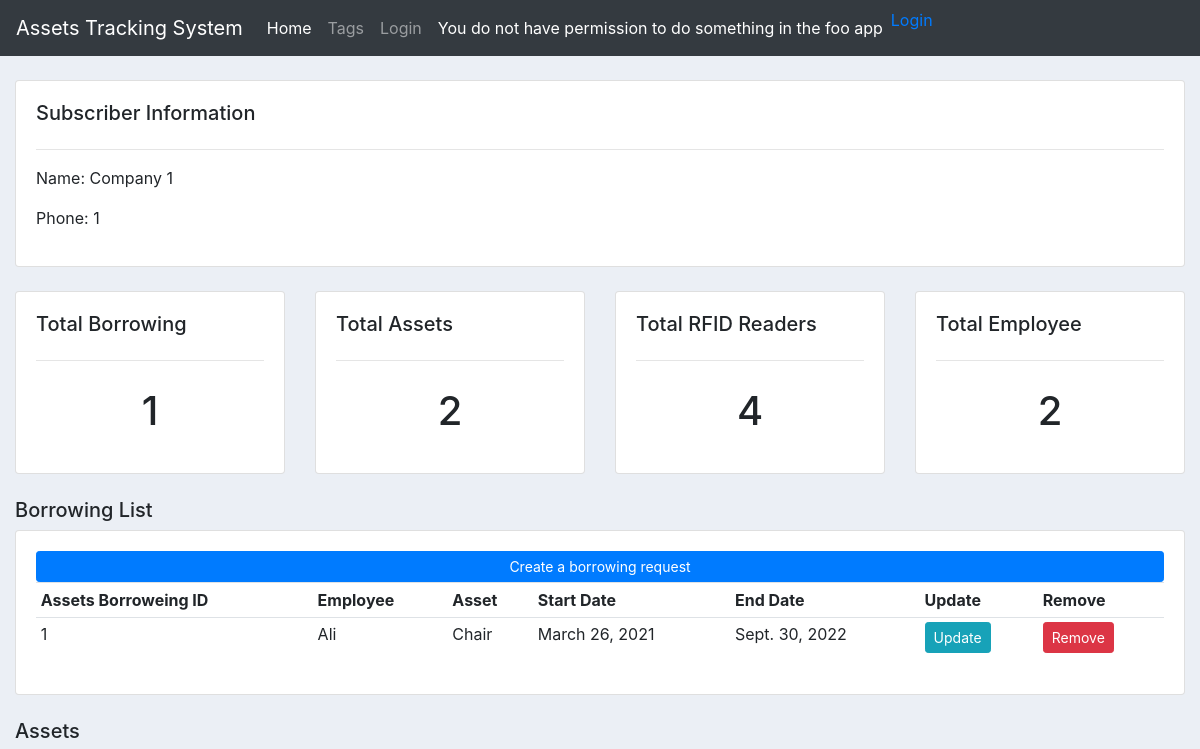
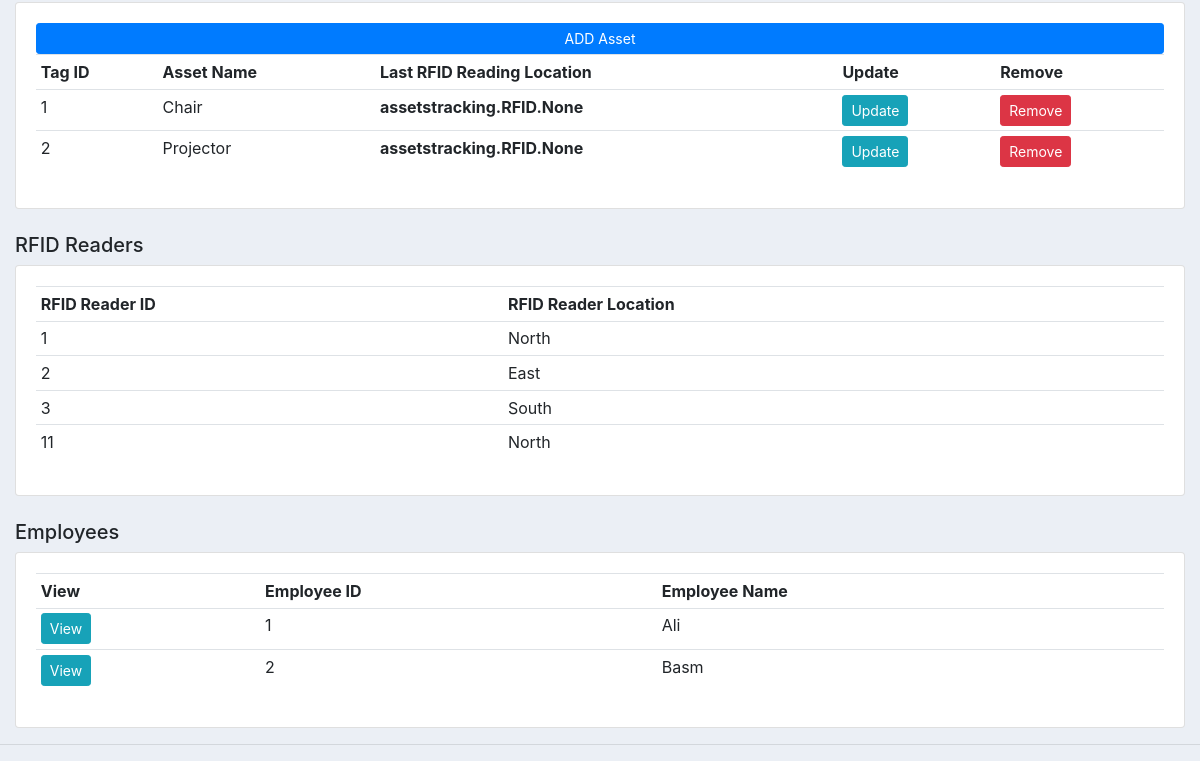
The app's page /subscriber/1/, older data (2 pictures, top to bottom).
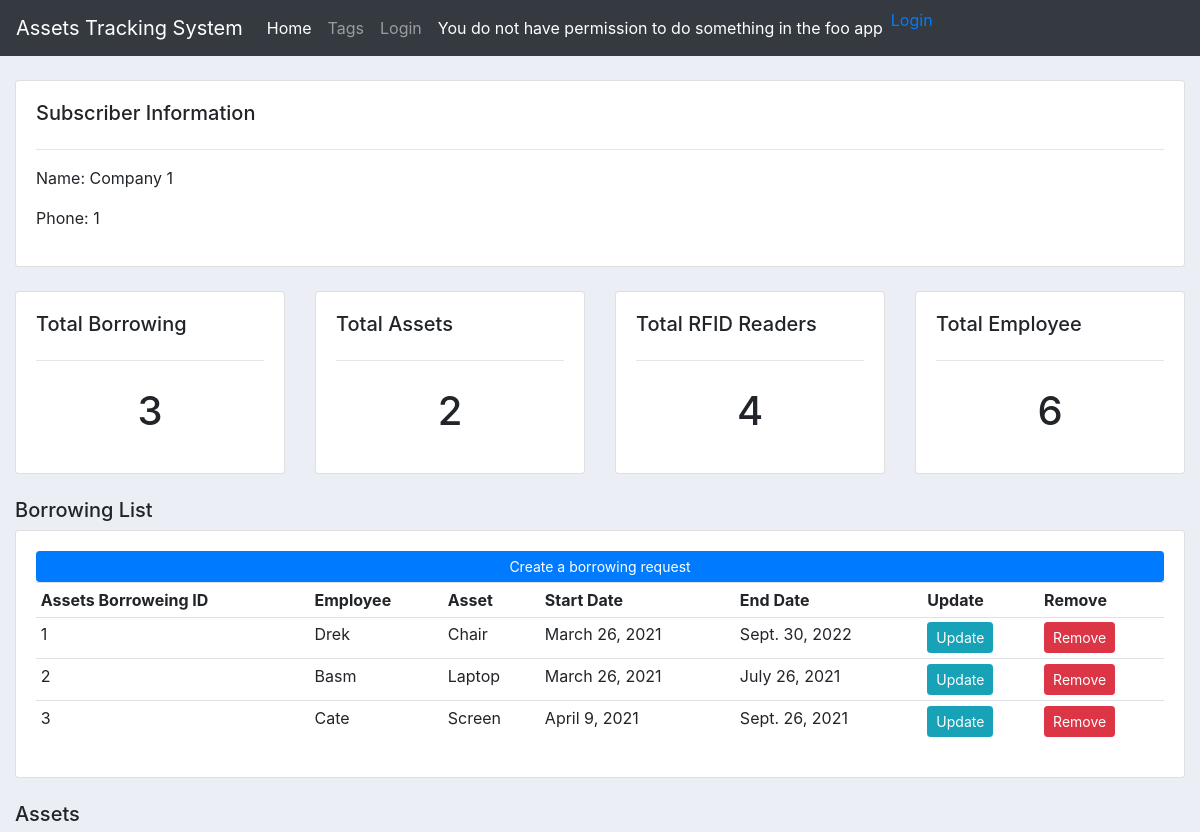
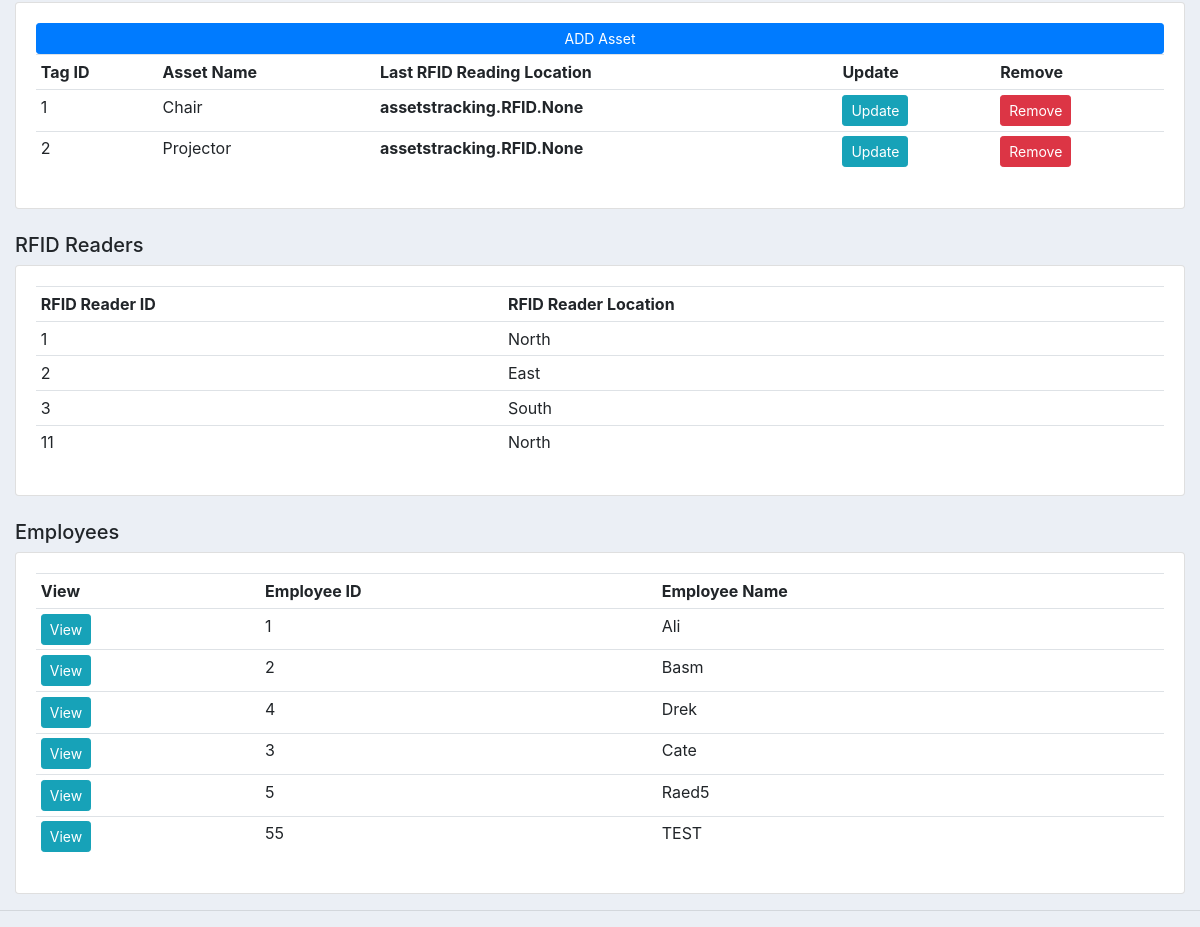
The same page, newer data (2 pictures, top to bottom).
### assetstracking/models.py (models this page shows, shortened)
class Borrowing(models.Model):
    borrowing_id = models.IntegerField(null=True)
    start_date = models.DateField(auto_now_add=True, null=True)
    end_date = models.DateField(null=True)
    subscriber_id = models.ManyToManyField(Subscriber)
    employee_id = models.ForeignKey(Employee, null=True, on_delete= models.SET_NULL)
    tag_id = models.ForeignKey(Tag, null=True, on_delete= models.SET_NULL)
    employee_id_scanned = models.IntegerField(null=True,default=0)
    asset_id_scanned = models.IntegerField(null=True,default=0)
    reader_code = models.CharField(max_length=200, null=True, default=0)

class Employee(models.Model):
    employee_id = models.IntegerField(null=True)
    employee_name = models.CharField(max_length=200, null=True)
    employee_email = models.CharField(max_length=200, null=True)
    user = models.OneToOneField(User, null=True, on_delete=models.CASCADE)
    subscriber_id = models.ManyToManyField(Subscriber)
    def __str__(self): return self.employee_name

class Tag(models.Model):
    tag_id = models.IntegerField(null=True)
    asset_name = models.CharField(max_length=200, null=True)
    STATUS = (('Available','Available'),('Taken','Taken'),)
    asset_status = models.CharField(max_length=200, null=True, choices=STATUS)
    subscriber_id = models.ManyToManyField(Subscriber)
    rfid_id = models.ManyToManyField(RFID)
    asset_location = models.CharField(max_length=200, null=True)
    def __str__(self): return self.asset_name

class RFID (models.Model):
    rfid_id = models.IntegerField(null=True)
    rfid_location = models.CharField(max_length=200, null=True)
    subscriber_id = models.ManyToManyField(Subscriber)

### assetstracking/views.py (the view)
# urls.py: path('subscriber/<str:subscriber_test>/', views.subscriber, name="subscriber"),
def subscriber(request, subscriber_test):
    subscriber = Subscriber.objects.get(id=subscriber_test)
    borrowings = subscriber.borrowing_set.all()
    borrowing_count = borrowings.count()
    employee = Employee.objects.all()
    employees = subscriber.employee_set.all()
    employee_count = employees.count()
    tags = subscriber.tag_set.all()
    tag_count = tags.count()
    rfids = subscriber.rfid_set.all()
    rfid_count = rfids.count()
    context =   {'subscriber': subscriber,
                'borrowings': borrowings, 'borrowing_count': borrowing_count,
                'employee': employee, 'employees': employees, 'employee_count': employee_count,
                'tags': tags , 'tag_count': tag_count,
                'rfids': rfids , 'rfid_count': rfid_count
                }
    return render(request, 'assetstracking/subscriber.html', context)

### assetstracking/templates/assetstracking/subscriber.html
{% extends 'assetstracking/main.html' %}
{% block content %}
<br>
<div class="row">
	<div class="col-md">
		<div class="card card-body">
			<h5>Subscriber Information</h5>
			<hr>
			<p>Name: {{subscriber.subscriber_name}} </p>
			<p>Phone: {{subscriber.subscriber_id}} </p>
		</div>
	</div>
</div>
<br>
<div class="row">
	<div class="col-md">
		<div class="card card-body">
			<h5>Total Borrowing</h5>
			<hr>
			<h1 style="text-align: center;padding: 10px">{{borrowing_count}}</h1>
		</div>
	</div>
	<div class="col-md">
		<div class="card card-body">
			<h5>Total Assets</h5>
			<hr>
			<h1 style="text-align: center;padding: 10px">{{tag_count}}</h1>
		</div>
	</div>
	<div class="col-md">
		<div class="card card-body">
			<h5>Total RFID Readers</h5>
			<hr>
			<h1 style="text-align: center;padding: 10px">{{rfid_count}}</h1>
		</div>
	</div>
	<div class="col-md">
		<div class="card card-body">
			<h5>Total Employee</h5>
			<hr>
			<h1 style="text-align: center;padding: 10px">{{employee_count}}</h1>
		</div>
	</div>
</div>
<br>
<div class="row">
	<div class="col-md">
		<h5>Borrowing List</h5>
		<div class="card card-body">
		    <a class="btn btn-primary  btn-sm btn-block" href="{% url 'createBorrowing' %}">Create a borrowing request</a>
			<table class="table table-sm">
				<tr>
					<th>Assets Borroweing ID</th>
					<th>Employee</th>
					<th>Asset</th>
					<th>Start Date</th>
					<th>End Date</th>
					<th>Update</th>
					<th>Remove</th>
				</tr>
				{% for i in borrowings %}
				<tr>
					<td>{{i.borrowing_id}}</td>
					<td>{{i.employee_id}}</td>
					<td>{{i.tag_id}}</td>
					<td>{{i.start_date}}</td>
					<td>{{i.end_date}}</td>
					<td><a class="btn btn-sm btn-info" href="{% url 'updateBorrowing' i.id %}">Update</a></td>
					<td><a class="btn btn-sm btn-danger" href="{% url 'deleteBorrowing' i.id %}">Remove</a></td>
				</tr>
				{% endfor %}
			</table>
		</div>
	</div>
</div>
<br>
<div class="row">
	<div class="col-md">
		<h5>Assets</h5>
		<div class="card card-body">
			<a class="btn btn-primary  btn-sm btn-block" href="{% url 'createAsset' %}">ADD Asset</a>
			<table class="table table-sm">
				<tr>
					<th>Tag ID</th>
					<th>Asset Name</th>
					<th>Last RFID Reading Location</th>
					<th>Update</th>
					<th>Remove</th>
				</tr>
				{% for i in tags %}
				<tr>
					<td>{{i.tag_id}}</td>
					<td>{{i.asset_name}}</td>
					<th>{{i.rfid_id}}</th>
					<td><a class="btn btn-sm btn-info" href="{% url 'updateAsset' i.id %}">Update</a></td>
					<td><a class="btn btn-sm btn-danger" href="{% url 'deleteAsset' i.id %}">Remove</a></td>
				</tr>
				{% endfor %}
			</table>
		</div>
	</div>
</div>
<br>
<div class="row">
	<div class="col-md">
		<h5>RFID Readers</h5>
		<div class="card card-body">
			<table class="table table-sm">
				<tr>
					<th>RFID Reader ID</th>
					<th>RFID Reader Location</th>
				</tr>
				{% for i in rfids %}
				<tr>
					<td>{{i.rfid_id}}</td>
					<td>{{i.rfid_location}}</td>
				</tr>
				{% endfor %}
			</table>
		</div>
	</div>
</div>
<br>
<div class="row">
	<div class="col-md">
		<h5>Employees</h5>
		<div class="card card-body">
			<table class="table table-sm">
				<tr>
					<th>View</th>
					<th>Employee ID</th>
					<th>Employee Name</th>
				</tr>
				{% for i in employees %}
				<tr>
					<td><a class="btn btn-sm btn-info" href="{% url 'employee' i.employee_id %}">View</a></td>
					<td>{{i.employee_id}}</td>
					<td>{{i.employee_name}}</td>
				</tr>
				{% endfor %}
			</table>
		</div>
	</div>
</div>
{% endblock %}

Row changes from the older to the newer data that the page shows:
changed Borrowing "Chair": employee_id "Ali" → "Drek"
now on this page (row edited): Borrowing: borrowing_id "2", employee_id "Basm", tag_id "Laptop", start_date "March 26, 2021", end_date "July 26, 2021"
now on this page (row edited): Borrowing: borrowing_id "3", employee_id "Cate", tag_id "Screen", start_date "April 9, 2021", end_date "Sept. 26, 2021"
now on this page (row edited): Employee: employee_id "4", employee_name "Drek"
now on this page (row edited): Employee: employee_id "3", employee_name "Cate"
added Employee: employee_id "5", employee_name "Raed5"
added Employee: employee_id "55", employee_name "TEST"
Text that changed along with them:
{{ borrowing_count }}: "1" → "3"
{{ employee_count }}: "2" → "6"
